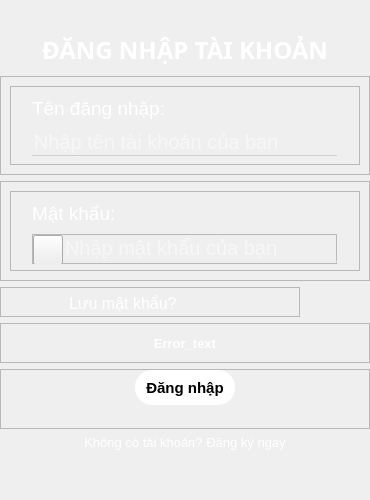
           <widget class="QWidget" name="SignIn_Page">
            <property name="sizePolicy">
             <sizepolicy hsizetype="Expanding" vsizetype="Expanding">
              <horstretch>0</horstretch>
              <verstretch>0</verstretch>
             </sizepolicy>
            </property>
            <property name="minimumSize">
             <size>
              <width>350</width>
              <height>500</height>
             </size>
            </property>
            <property name="maximumSize">
             <size>
              <width>395</width>
              <height>16777215</height>
             </size>
            </property>
            <property name="styleSheet">
             <string notr="true"/>
            </property>
            <layout class="QVBoxLayout" name="verticalLayout_14">
             <property name="leftMargin">
              <number>0</number>
             </property>
             <property name="topMargin">
              <number>30</number>
             </property>
             <property name="rightMargin">
              <number>0</number>
             </property>
             <property name="bottomMargin">
              <number>50</number>
             </property>
             <item>
              <widget class="QLabel" name="label">
               <property name="font">
                <font>
                 <family>Segoe UI Black</family>
                 <pointsize>18</pointsize>
                 <weight>75</weight>
                 <bold>true</bold>
                </font>
               </property>
               <property name="styleSheet">
                <string notr="true">color: rgb(255, 255, 255);
background: transparent;</string>
               </property>
               <property name="text">
                <string>&lt;html&gt;&lt;head/&gt;&lt;body&gt;&lt;p&gt;&lt;span style=&quot; font-weight:600; color:#ffffff;&quot;&gt;ĐĂNG NHẬP TÀI KHOẢN&lt;/span&gt;&lt;/p&gt;&lt;/body&gt;&lt;/html&gt;</string>
               </property>
               <property name="alignment">
                <set>Qt::AlignCenter</set>
               </property>
              </widget>
             </item>
             <item>
              <widget class="QFrame" name="Frame_Wrap_Name">
               <property name="frameShape">
                <enum>QFrame::StyledPanel</enum>
               </property>
               <property name="frameShadow">
                <enum>QFrame::Raised</enum>
               </property>
               <layout class="QVBoxLayout" name="verticalLayout_13">
                <item alignment="Qt::AlignHCenter">
                 <widget class="QFrame" name="frame_32">
                  <property name="minimumSize">
                   <size>
                    <width>350</width>
                    <height>79</height>
                   </size>
                  </property>
                  <property name="maximumSize">
                   <size>
                    <width>350</width>
                    <height>16777215</height>
                   </size>
                  </property>
                  <property name="frameShape">
                   <enum>QFrame::StyledPanel</enum>
                  </property>
                  <property name="frameShadow">
                   <enum>QFrame::Raised</enum>
                  </property>
                  <layout class="QGridLayout" name="gridLayout_2">
                   <property name="leftMargin">
                    <number>0</number>
                   </property>
                   <property name="topMargin">
                    <number>0</number>
                   </property>
                   <property name="rightMargin">
                    <number>0</number>
                   </property>
                   <property name="bottomMargin">
                    <number>0</number>
                   </property>
                   <property name="spacing">
                    <number>0</number>
                   </property>
                   <item row="1" column="0" alignment="Qt::AlignRight">
                    <widget class="QLabel" name="NameSI_label">
                     <property name="minimumSize">
                      <size>
                       <width>305</width>
                       <height>30</height>
                      </size>
                     </property>
                     <property name="maximumSize">
                      <size>
                       <width>305</width>
                       <height>30</height>
                      </size>
                     </property>
                     <property name="font">
                      <font>
                       <family>Segoe UI</family>
                       <pointsize>14</pointsize>
                      </font>
                     </property>
                     <property name="styleSheet">
                      <string notr="true">color: rgb(255, 255, 255);
background: transparent;</string>
                     </property>
                     <property name="text">
                      <string>Tên đăng nhập:</string>
                     </property>
                    </widget>
                   </item>
                   <item row="2" column="0">
                    <widget class="QLineEdit" name="NameBox_SI">
                     <property name="minimumSize">
                      <size>
                       <width>305</width>
                       <height>0</height>
                      </size>
                     </property>
                     <property name="maximumSize">
                      <size>
                       <width>305</width>
                       <height>16777215</height>
                      </size>
                     </property>
                     <property name="font">
                      <font>
                       <family>Segoe UI</family>
                       <pointsize>15</pointsize>
                      </font>
                     </property>
                     <property name="styleSheet">
                      <string notr="true">QLineEdit {
background: transparent;
border-bottom: 1px solid rgb(204, 204, 204);
border-radius: none;
color: rgb(255, 255, 255);
}

QLineEdit {
border-bottom: 1px solid rgb(207, 207, 207);
}</string>
                     </property>
                     <property name="text">
                      <string/>
                     </property>
                     <property name="maxLength">
                      <number>31</number>
                     </property>
                     <property name="frame">
                      <bool>true</bool>
                     </property>
                     <property name="alignment">
                      <set>Qt::AlignLeading|Qt::AlignLeft|Qt::AlignVCenter</set>
                     </property>
                     <property name="placeholderText">
                      <string>Nhập tên tài khoản của bạn</string>
                     </property>
                    </widget>
                   </item>
                  </layout>
                 </widget>
                </item>
               </layout>
              </widget>
             </item>
             <item>
              <widget class="QFrame" name="Frame_Wrap_Password">
               <property name="frameShape">
                <enum>QFrame::StyledPanel</enum>
               </property>
               <property name="frameShadow">
                <enum>QFrame::Raised</enum>
               </property>
               <layout class="QVBoxLayout" name="verticalLayout_16">
                <item>
                 <widget class="QFrame" name="Frame_in_Frame">
                  <property name="minimumSize">
                   <size>
                    <width>350</width>
                    <height>80</height>
                   </size>
                  </property>
                  <property name="maximumSize">
                   <size>
                    <width>350</width>
                    <height>80</height>
                   </size>
                  </property>
                  <property name="frameShape">
                   <enum>QFrame::StyledPanel</enum>
                  </property>
                  <property name="frameShadow">
                   <enum>QFrame::Raised</enum>
                  </property>
                  <layout class="QGridLayout" name="gridLayout_3">
                   <property name="leftMargin">
                    <number>0</number>
                   </property>
                   <property name="topMargin">
                    <number>0</number>
                   </property>
                   <property name="rightMargin">
                    <number>0</number>
                   </property>
                   <property name="bottomMargin">
                    <number>0</number>
                   </property>
                   <property name="spacing">
                    <number>0</number>
                   </property>
                   <item row="0" column="0">
                    <widget class="QLabel" name="PassLabel">
                     <property name="minimumSize">
                      <size>
                       <width>305</width>
                       <height>30</height>
                      </size>
                     </property>
                     <property name="maximumSize">
                      <size>
                       <width>305</width>
                       <height>30</height>
                      </size>
                     </property>
                     <property name="font">
                      <font>
                       <family>Segoe UI</family>
                       <pointsize>14</pointsize>
                      </font>
                     </property>
                     <property name="styleSheet">
                      <string notr="true">color: rgb(255, 255, 255);
background: transparent;</string>
                     </property>
                     <property name="text">
                      <string>Mật khẩu:</string>
                     </property>
                    </widget>
                   </item>
                   <item row="1" column="0">
                    <widget class="QFrame" name="PassFrame">
                     <property name="minimumSize">
                      <size>
                       <width>305</width>
                       <height>30</height>
                      </size>
                     </property>
                     <property name="maximumSize">
                      <size>
                       <width>305</width>
                       <height>30</height>
                      </size>
                     </property>
                     <property name="frameShape">
                      <enum>QFrame::StyledPanel</enum>
                     </property>
                     <property name="frameShadow">
                      <enum>QFrame::Raised</enum>
                     </property>
                     <layout class="QHBoxLayout" name="horizontalLayout">
                      <property name="spacing">
                       <number>0</number>
                      </property>
                      <property name="leftMargin">
                       <number>0</number>
                      </property>
                      <property name="topMargin">
                       <number>0</number>
                      </property>
                      <property name="rightMargin">
                       <number>0</number>
                      </property>
                      <property name="bottomMargin">
                       <number>0</number>
                      </property>
                      <item>
                       <widget class="QFrame" name="eyeFrame">
                        <property name="minimumSize">
                         <size>
                          <width>30</width>
                          <height>30</height>
                         </size>
                        </property>
                        <property name="maximumSize">
                         <size>
                          <width>30</width>
                          <height>30</height>
                         </size>
                        </property>
                        <property name="styleSheet">
                         <string notr="true">QFrame {
border-radius: 0px;
border-bottom: 1px solid rgb(236, 236, 236);
}</string>
                        </property>
                        <property name="frameShape">
                         <enum>QFrame::StyledPanel</enum>
                        </property>
                        <property name="frameShadow">
                         <enum>QFrame::Raised</enum>
                        </property>
                        <widget class="QPushButton" name="eyeHide_SI">
                         <property name="geometry">
                          <rect>
                           <x>0</x>
                           <y>0</y>
                           <width>30</width>
                           <height>30</height>
                          </rect>
                         </property>
                         <property name="minimumSize">
                          <size>
                           <width>30</width>
                           <height>30</height>
                          </size>
                         </property>
                         <property name="maximumSize">
                          <size>
                           <width>30</width>
                           <height>30</height>
                          </size>
                         </property>
                         <property name="styleSheet">
                          <string notr="true">QPushButton:enabled {
	image: url(:/images/icons/eye_hide.png);
}</string>
                         </property>
                         <property name="text">
                          <string/>
                         </property>
                        </widget>
                        <widget class="QPushButton" name="eyeShow_SI">
                         <property name="geometry">
                          <rect>
                           <x>0</x>
                           <y>0</y>
                           <width>30</width>
                           <height>30</height>
                          </rect>
                         </property>
                         <property name="minimumSize">
                          <size>
                           <width>30</width>
                           <height>30</height>
                          </size>
                         </property>
                         <property name="maximumSize">
                          <size>
                           <width>30</width>
                           <height>30</height>
                          </size>
                         </property>
                         <property name="styleSheet">
                          <string notr="true">QPushButton:enabled{
	image: url(:/images/icons/eye_show.png);
}</string>
                         </property>
                         <property name="text">
                          <string/>
                         </property>
                        </widget>
                       </widget>
                      </item>
                      <item>
                       <widget class="QLineEdit" name="PassBox_SI">
                        <property name="minimumSize">
                         <size>
                          <width>275</width>
                          <height>0</height>
                         </size>
                        </property>
                        <property name="maximumSize">
                         <size>
                          <width>275</width>
                          <height>16777215</height>
                         </size>
                        </property>
                        <property name="font">
                         <font>
                          <family>Segoe UI</family>
                          <pointsize>15</pointsize>
                         </font>
                        </property>
                        <property name="toolTip">
                         <string/>
                        </property>
                        <property name="styleSheet">
                         <string notr="true">QLineEdit {
background: transparent;
border-bottom: 1px solid rgb(202, 202, 202);
border-radius: none;
color: rgb(255, 255, 255);
}

QLineEdit {
border-bottom: 1px solid rgb(236, 236, 236);
}</string>
                        </property>
                        <property name="locale">
                         <locale language="Vietnamese" country="Vietnam"/>
                        </property>
                        <property name="maxLength">
                         <number>22</number>
                        </property>
                        <property name="echoMode">
                         <enum>QLineEdit::Password</enum>
                        </property>
                        <property name="alignment">
                         <set>Qt::AlignLeading|Qt::AlignLeft|Qt::AlignVCenter</set>
                        </property>
                        <property name="placeholderText">
                         <string>Nhập mật khẩu của bạn</string>
                        </property>
                       </widget>
                      </item>
                     </layout>
                    </widget>
                   </item>
                  </layout>
                 </widget>
                </item>
               </layout>
              </widget>
             </item>
             <item alignment="Qt::AlignLeft">
              <widget class="QFrame" name="frame_36">
               <property name="minimumSize">
                <size>
                 <width>300</width>
                 <height>30</height>
                </size>
               </property>
               <property name="maximumSize">
                <size>
                 <width>300</width>
                 <height>30</height>
                </size>
               </property>
               <property name="frameShape">
                <enum>QFrame::StyledPanel</enum>
               </property>
               <property name="frameShadow">
                <enum>QFrame::Raised</enum>
               </property>
               <layout class="QGridLayout" name="gridLayout_12">
                <property name="leftMargin">
                 <number>0</number>
                </property>
                <property name="topMargin">
                 <number>0</number>
                </property>
                <property name="rightMargin">
                 <number>0</number>
                </property>
                <property name="bottomMargin">
                 <number>0</number>
                </property>
                <property name="spacing">
                 <number>0</number>
                </property>
                <item row="0" column="0">
                 <widget class="QCheckBox" name="SavePass">
                  <property name="minimumSize">
                   <size>
                    <width>200</width>
                    <height>30</height>
                   </size>
                  </property>
                  <property name="maximumSize">
                   <size>
                    <width>200</width>
                    <height>30</height>
                   </size>
                  </property>
                  <property name="font">
                   <font>
                    <family>Segoe UI</family>
                    <pointsize>12</pointsize>
                   </font>
                  </property>
                  <property name="styleSheet">
                   <string notr="true">QCheckBox {
color: rgb(255, 255, 255);
background: transparent;
}</string>
                  </property>
                  <property name="text">
                   <string>Lưu mật khẩu?</string>
                  </property>
                 </widget>
                </item>
               </layout>
              </widget>
             </item>
             <item>
              <widget class="QFrame" name="frameError">
               <property name="minimumSize">
                <size>
                 <width>0</width>
                 <height>30</height>
                </size>
               </property>
               <property name="maximumSize">
                <size>
                 <width>16777215</width>
                 <height>40</height>
                </size>
               </property>
               <property name="frameShape">
                <enum>QFrame::StyledPanel</enum>
               </property>
               <property name="frameShadow">
                <enum>QFrame::Raised</enum>
               </property>
               <layout class="QGridLayout" name="gridLayout_7">
                <property name="leftMargin">
                 <number>0</number>
                </property>
                <property name="topMargin">
                 <number>0</number>
                </property>
                <property name="rightMargin">
                 <number>0</number>
                </property>
                <property name="bottomMargin">
                 <number>0</number>
                </property>
                <property name="horizontalSpacing">
                 <number>0</number>
                </property>
                <item row="0" column="0">
                 <widget class="QLabel" name="Error_Content">
                  <property name="font">
                   <font>
                    <family>Segoe UI</family>
                    <pointsize>10</pointsize>
                    <weight>75</weight>
                    <bold>true</bold>
                   </font>
                  </property>
                  <property name="styleSheet">
                   <string notr="true">QLabel {
background: none;
color: rgb(255, 255, 255);
}</string>
                  </property>
                  <property name="text">
                   <string>Error_text</string>
                  </property>
                  <property name="alignment">
                   <set>Qt::AlignCenter</set>
                  </property>
                 </widget>
                </item>
               </layout>
              </widget>
             </item>
             <item>
              <widget class="QFrame" name="frame_34">
               <property name="minimumSize">
                <size>
                 <width>0</width>
                 <height>60</height>
                </size>
               </property>
               <property name="maximumSize">
                <size>
                 <width>16777215</width>
                 <height>60</height>
                </size>
               </property>
               <property name="frameShape">
                <enum>QFrame::StyledPanel</enum>
               </property>
               <property name="frameShadow">
                <enum>QFrame::Raised</enum>
               </property>
               <layout class="QGridLayout" name="gridLayout_10">
                <property name="leftMargin">
                 <number>0</number>
                </property>
                <property name="topMargin">
                 <number>0</number>
                </property>
                <property name="rightMargin">
                 <number>0</number>
                </property>
                <property name="bottomMargin">
                 <number>22</number>
                </property>
                <property name="spacing">
                 <number>0</number>
                </property>
                <item row="0" column="0">
                 <widget class="QPushButton" name="SignIn_Bt">
                  <property name="minimumSize">
                   <size>
                    <width>100</width>
                    <height>35</height>
                   </size>
                  </property>
                  <property name="maximumSize">
                   <size>
                    <width>100</width>
                    <height>35</height>
                   </size>
                  </property>
                  <property name="font">
                   <font>
                    <family>Segoe UI</family>
                    <pointsize>11</pointsize>
                    <weight>75</weight>
                    <bold>true</bold>
                   </font>
                  </property>
                  <property name="styleSheet">
                   <string notr="true">QPushButton {
color: rgg(0,0,0);
background-color: rgb(255, 255, 255);
border-radius: 17px;
}

QPushButton:hover{
color: rgb(255,255,255);
background-color: rgb(109, 109, 109);
}
</string>
                  </property>
                  <property name="text">
                   <string>Đăng nhập</string>
                  </property>
                  <property name="flat">
                   <bool>true</bool>
                  </property>
                 </widget>
                </item>
               </layout>
              </widget>
             </item>
             <item>
              <widget class="QPushButton" name="ConvertButton">
               <property name="font">
                <font>
                 <family>Segoe UI</family>
                 <pointsize>10</pointsize>
                </font>
               </property>
               <property name="styleSheet">
                <string notr="true">QPushButton{
	background-color: rgba(255, 85, 255,0);
	border-radius: 8px;
	color: rgb(255, 255, 255);
}
QPushButton:hover {
color: rgb(207,207,207);
}</string>
               </property>
               <property name="text">
                <string>Không có tài khoản? Đăng ký ngay</string>
               </property>
               <property name="autoRepeat">
                <bool>true</bool>
               </property>
              </widget>
             </item>
            </layout>
           </widget>
